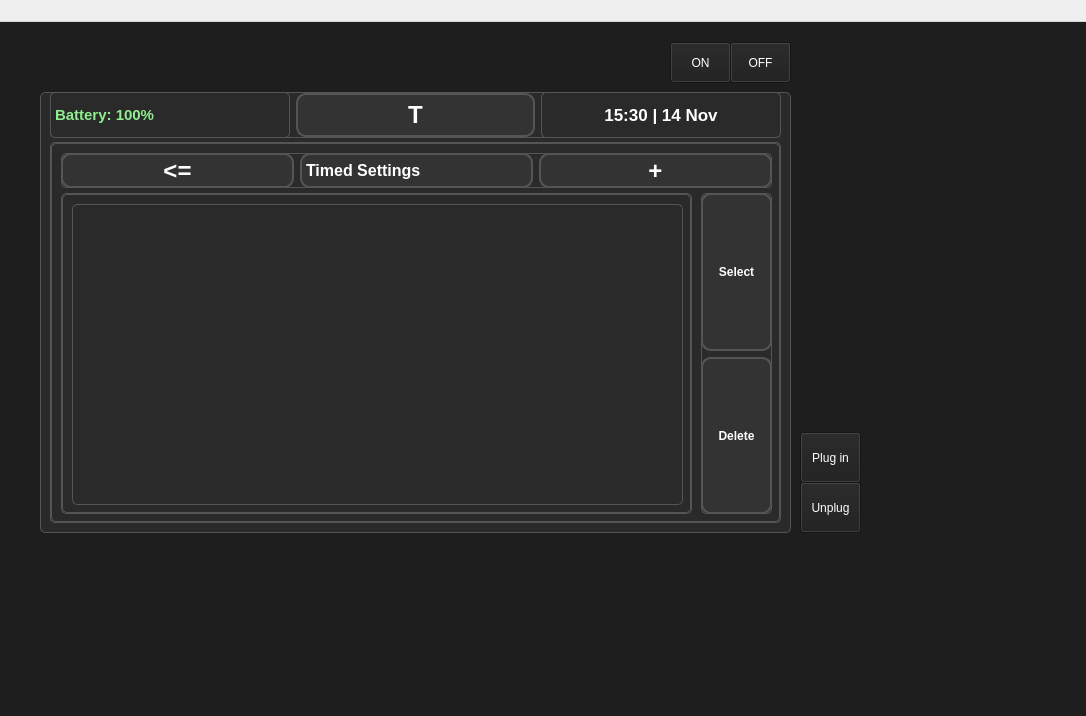
<?xml version="1.0" encoding="UTF-8"?>
<ui version="4.0">
 <class>timedSettingsProfiles</class>
 <widget class="QWidget" name="timedSettingsProfiles">
  <property name="geometry">
   <rect>
    <x>0</x>
    <y>0</y>
    <width>1086</width>
    <height>716</height>
   </rect>
  </property>
  <property name="windowTitle">
   <string>Form</string>
  </property>
  <widget class="QStatusBar" name="statusbar">
   <property name="geometry">
    <rect>
     <x>0</x>
     <y>0</y>
     <width>3</width>
     <height>22</height>
    </rect>
   </property>
  </widget>
  <widget class="QWidget" name="centralwidget" native="true">
   <property name="geometry">
    <rect>
     <x>0</x>
     <y>22</y>
     <width>1086</width>
     <height>716</height>
    </rect>
   </property>
   <property name="sizePolicy">
    <sizepolicy hsizetype="Fixed" vsizetype="Fixed">
     <horstretch>0</horstretch>
     <verstretch>0</verstretch>
    </sizepolicy>
   </property>
   <property name="styleSheet">
    <string notr="true">background-color: #1E1E1E; color: white; font-family: 'Segoe UI';</string>
   </property>
   <widget class="QFrame" name="graphFrame">
    <property name="geometry">
     <rect>
      <x>40</x>
      <y>70</y>
      <width>751</width>
      <height>441</height>
     </rect>
    </property>
    <property name="styleSheet">
     <string notr="true">background-color: #2A2A2A; border: 1px solid #555; border-radius: 5px;</string>
    </property>
    <widget class="QWidget" name="layoutWidget">
     <property name="geometry">
      <rect>
       <x>10</x>
       <y>0</y>
       <width>731</width>
       <height>46</height>
      </rect>
     </property>
     <layout class="QHBoxLayout" name="horizontalLayout_topBar_2">
      <item>
       <widget class="QLabel" name="batteryLabel">
        <property name="maximumSize">
         <size>
          <width>16777215</width>
          <height>310</height>
         </size>
        </property>
        <property name="styleSheet">
         <string notr="true">font-weight: bold; font-size: 11pt; color: lightgreen;</string>
        </property>
        <property name="text">
         <string>Battery: 100%</string>
        </property>
        <property name="alignment">
         <set>Qt::AlignLeading|Qt::AlignLeft|Qt::AlignVCenter</set>
        </property>
       </widget>
      </item>
      <item>
       <widget class="QPushButton" name="tandemLogoButton">
        <property name="toolTip">
         <string>Return to Home</string>
        </property>
        <property name="styleSheet">
         <string notr="true">
QPushButton {
    font: bold 18pt;
    background-color: #333;
    color: white;
    border-radius: 10px;
    border: 2px solid #555;
    width: 40px;
    height: 40px;
}
    </string>
        </property>
        <property name="text">
         <string>T</string>
        </property>
       </widget>
      </item>
      <item>
       <widget class="QLabel" name="timeDateLabel">
        <property name="maximumSize">
         <size>
          <width>268</width>
          <height>310</height>
         </size>
        </property>
        <property name="styleSheet">
         <string notr="true">font-weight: bold; font-size: 13pt; color: white;</string>
        </property>
        <property name="text">
         <string>15:30 | 14 Nov</string>
        </property>
        <property name="alignment">
         <set>Qt::AlignCenter</set>
        </property>
       </widget>
      </item>
     </layout>
    </widget>
    <widget class="QWidget" name="verticalLayoutWidget">
     <property name="geometry">
      <rect>
       <x>10</x>
       <y>50</y>
       <width>731</width>
       <height>381</height>
      </rect>
     </property>
     <layout class="QVBoxLayout" name="verticalLayout">
      <item>
       <widget class="QStackedWidget" name="stackedWidget">
        <property name="currentIndex">
         <number>0</number>
        </property>
        <widget class="QWidget" name="timedSettingsMenuPage">
         <widget class="QWidget" name="verticalLayoutWidget_3">
          <property name="geometry">
           <rect>
            <x>650</x>
            <y>50</y>
            <width>71</width>
            <height>321</height>
           </rect>
          </property>
          <layout class="QVBoxLayout" name="verticalLayout_4">
           <item>
            <widget class="QPushButton" name="selectTSButton">
             <property name="sizePolicy">
              <sizepolicy hsizetype="Minimum" vsizetype="Minimum">
               <horstretch>0</horstretch>
               <verstretch>0</verstretch>
              </sizepolicy>
             </property>
             <property name="styleSheet">
              <string notr="true">QPushButton {
    font: bold;
    background-color: #333;
    color: white;
    border-radius: 10px;
    border: 2px solid #555;
 }</string>
             </property>
             <property name="text">
              <string>Select</string>
             </property>
            </widget>
           </item>
           <item>
            <widget class="QPushButton" name="deleteTSButton">
             <property name="sizePolicy">
              <sizepolicy hsizetype="Minimum" vsizetype="Minimum">
               <horstretch>0</horstretch>
               <verstretch>0</verstretch>
              </sizepolicy>
             </property>
             <property name="styleSheet">
              <string notr="true">QPushButton {
    font: bold;
    background-color: #333;
    color: white;
    border-radius: 10px;
    border: 2px solid #555;
 }</string>
             </property>
             <property name="text">
              <string>Delete</string>
             </property>
            </widget>
           </item>
          </layout>
         </widget>
         <widget class="QScrollArea" name="scrollArea_3">
          <property name="geometry">
           <rect>
            <x>10</x>
            <y>50</y>
            <width>631</width>
            <height>321</height>
           </rect>
          </property>
          <property name="widgetResizable">
           <bool>true</bool>
          </property>
          <widget class="QWidget" name="scrollAreaWidgetContents_6">
           <property name="geometry">
            <rect>
             <x>0</x>
             <y>0</y>
             <width>629</width>
             <height>319</height>
            </rect>
           </property>
           <widget class="QListWidget" name="tSListWidget">
            <property name="geometry">
             <rect>
              <x>10</x>
              <y>10</y>
              <width>611</width>
              <height>301</height>
             </rect>
            </property>
           </widget>
          </widget>
         </widget>
         <widget class="QWidget" name="horizontalLayoutWidget_9">
          <property name="geometry">
           <rect>
            <x>10</x>
            <y>10</y>
            <width>711</width>
            <height>35</height>
           </rect>
          </property>
          <layout class="QHBoxLayout" name="horizontalLayout_11">
           <item>
            <widget class="QPushButton" name="backButton_TSMenu">
             <property name="sizePolicy">
              <sizepolicy hsizetype="Minimum" vsizetype="Preferred">
               <horstretch>0</horstretch>
               <verstretch>0</verstretch>
              </sizepolicy>
             </property>
             <property name="styleSheet">
              <string notr="true">QPushButton {
    font: bold 18pt;
    background-color: #333;
    color: white;
    border-radius: 10px;
    border: 2px solid #555;
 }</string>
             </property>
             <property name="text">
              <string>&lt;=</string>
             </property>
            </widget>
           </item>
           <item>
            <widget class="QLabel" name="tSMenuLabel">
             <property name="styleSheet">
              <string notr="true">QLabel {
    font: bold 12pt;
    background-color: #333;
    color: white;
    border-radius: 10px;
    border: 2px solid #555;
	qproperty-alignment: 'AlignCenter';
}</string>
             </property>
             <property name="text">
              <string>Timed Settings</string>
             </property>
            </widget>
           </item>
           <item>
            <widget class="QPushButton" name="addTSButton">
             <property name="sizePolicy">
              <sizepolicy hsizetype="Minimum" vsizetype="Preferred">
               <horstretch>0</horstretch>
               <verstretch>0</verstretch>
              </sizepolicy>
             </property>
             <property name="styleSheet">
              <string notr="true">QPushButton {
    font: bold 18pt;
    background-color: #333;
    color: white;
    border-radius: 10px;
    border: 2px solid #555;
}</string>
             </property>
             <property name="text">
              <string>+</string>
             </property>
            </widget>
           </item>
          </layout>
         </widget>
        </widget>
        <widget class="QWidget" name="timeSegmentPage">
         <widget class="QWidget" name="horizontalLayoutWidget_8">
          <property name="geometry">
           <rect>
            <x>10</x>
            <y>10</y>
            <width>711</width>
            <height>35</height>
           </rect>
          </property>
          <layout class="QHBoxLayout" name="horizontalLayout_13">
           <item>
            <widget class="QPushButton" name="backButton_TimeSegment">
             <property name="sizePolicy">
              <sizepolicy hsizetype="Minimum" vsizetype="Preferred">
               <horstretch>0</horstretch>
               <verstretch>0</verstretch>
              </sizepolicy>
             </property>
             <property name="styleSheet">
              <string notr="true">QPushButton {
    font: bold 18pt;
    background-color: #333;
    color: white;
    border-radius: 10px;
    border: 2px solid #555;
 }</string>
             </property>
             <property name="text">
              <string>&lt;=</string>
             </property>
            </widget>
           </item>
           <item>
            <widget class="QLabel" name="addSegmentLabel">
             <property name="styleSheet">
              <string notr="true">QLabel {
    font: bold 12pt;
    background-color: #333;
    color: white;
    border-radius: 10px;
    border: 2px solid #555;
	qproperty-alignment: 'AlignCenter';
}</string>
             </property>
             <property name="text">
              <string>Add Segment</string>
             </property>
            </widget>
           </item>
           <item>
            <widget class="QPushButton" name="checkButton_TimeSegment">
             <property name="sizePolicy">
              <sizepolicy hsizetype="Minimum" vsizetype="Preferred">
               <horstretch>0</horstretch>
               <verstretch>0</verstretch>
              </sizepolicy>
             </property>
             <property name="styleSheet">
              <string notr="true">QPushButton {
    font: bold 18pt;
    background-color: #333;
    color: white;
    border-radius: 10px;
    border: 2px solid #555;
}</string>
             </property>
             <property name="text">
              <string>Check</string>
             </property>
            </widget>
           </item>
          </layout>
         </widget>
         <widget class="QWidget" name="gridLayoutWidget_4">
          <property name="geometry">
           <rect>
            <x>10</x>
            <y>50</y>
            <width>711</width>
            <height>321</height>
           </rect>
          </property>
          <layout class="QGridLayout" name="gridLayout_4">
           <item row="1" column="1">
            <widget class="QPushButton" name="timeOfDayButton">
             <property name="sizePolicy">
              <sizepolicy hsizetype="Minimum" vsizetype="Minimum">
               <horstretch>0</horstretch>
               <verstretch>0</verstretch>
              </sizepolicy>
             </property>
             <property name="minimumSize">
              <size>
               <width>101</width>
               <height>0</height>
              </size>
             </property>
             <property name="styleSheet">
              <string notr="true">QPushButton {
    font: bold 14pt;
    background-color: #333;
    color: white;
    border-radius: 10px;
    border: 2px solid #555;
 }</string>
             </property>
             <property name="text">
              <string>AM/PM</string>
             </property>
            </widget>
           </item>
           <item row="0" column="0">
            <widget class="QLabel" name="startTimeLabel">
             <property name="sizePolicy">
              <sizepolicy hsizetype="Minimum" vsizetype="Minimum">
               <horstretch>0</horstretch>
               <verstretch>0</verstretch>
              </sizepolicy>
             </property>
             <property name="minimumSize">
              <size>
               <width>114</width>
               <height>0</height>
              </size>
             </property>
             <property name="styleSheet">
              <string notr="true">QLabel {
    font: bold 12pt;
    background-color: #333;
    color: white;
    border-radius: 10px;
    border: 2px solid #555;
}</string>
             </property>
             <property name="text">
              <string>Start Time</string>
             </property>
            </widget>
           </item>
           <item row="0" column="1">
            <widget class="QPushButton" name="startTimeButton">
             <property name="sizePolicy">
              <sizepolicy hsizetype="Minimum" vsizetype="Minimum">
               <horstretch>0</horstretch>
               <verstretch>0</verstretch>
              </sizepolicy>
             </property>
             <property name="minimumSize">
              <size>
               <width>101</width>
               <height>0</height>
              </size>
             </property>
             <property name="styleSheet">
              <string notr="true">QPushButton {
    font: bold 12pt;
    background-color: #333;
    color: white;
    border-radius: 10px;
    border: 2px solid #555;
 }</string>
             </property>
             <property name="text">
              <string>Press to Set Up</string>
             </property>
            </widget>
           </item>
           <item row="1" column="0">
            <widget class="QLabel" name="timeOfDayLabel">
             <property name="sizePolicy">
              <sizepolicy hsizetype="Minimum" vsizetype="Minimum">
               <horstretch>0</horstretch>
               <verstretch>0</verstretch>
              </sizepolicy>
             </property>
             <property name="minimumSize">
              <size>
               <width>77</width>
               <height>0</height>
              </size>
             </property>
             <property name="styleSheet">
              <string notr="true">QLabel {
    font: bold 12pt;
    background-color: #333;
    color: white;
    border-radius: 10px;
    border: 2px solid #555;
}</string>
             </property>
             <property name="text">
              <string>Time of Day</string>
             </property>
            </widget>
           </item>
           <item row="2" column="0" colspan="2">
            <spacer name="verticalSpacer">
             <property name="orientation">
              <enum>Qt::Vertical</enum>
             </property>
             <property name="sizeType">
              <enum>QSizePolicy::Minimum</enum>
             </property>
             <property name="sizeHint" stdset="0">
              <size>
               <width>20</width>
               <height>150</height>
              </size>
             </property>
            </spacer>
           </item>
          </layout>
         </widget>
        </widget>
       </widget>
      </item>
     </layout>
    </widget>
   </widget>
   <widget class="QPushButton" name="turnOnButton">
    <property name="geometry">
     <rect>
      <x>670</x>
      <y>20</y>
      <width>61</width>
      <height>41</height>
     </rect>
    </property>
    <property name="text">
     <string>ON</string>
    </property>
   </widget>
   <widget class="QPushButton" name="ChargeButton">
    <property name="geometry">
     <rect>
      <x>800</x>
      <y>410</y>
      <width>61</width>
      <height>51</height>
     </rect>
    </property>
    <property name="text">
     <string>Plug in</string>
    </property>
   </widget>
   <widget class="QPushButton" name="turnOffButton">
    <property name="geometry">
     <rect>
      <x>730</x>
      <y>20</y>
      <width>61</width>
      <height>41</height>
     </rect>
    </property>
    <property name="text">
     <string>OFF</string>
    </property>
   </widget>
   <widget class="QPushButton" name="UnplugButton">
    <property name="geometry">
     <rect>
      <x>800</x>
      <y>460</y>
      <width>61</width>
      <height>51</height>
     </rect>
    </property>
    <property name="text">
     <string>Unplug</string>
    </property>
   </widget>
  </widget>
  <widget class="QMenuBar" name="menubar">
   <property name="geometry">
    <rect>
     <x>0</x>
     <y>0</y>
     <width>1086</width>
     <height>22</height>
    </rect>
   </property>
  </widget>
 </widget>
 <resources/>
 <connections/>
</ui>
